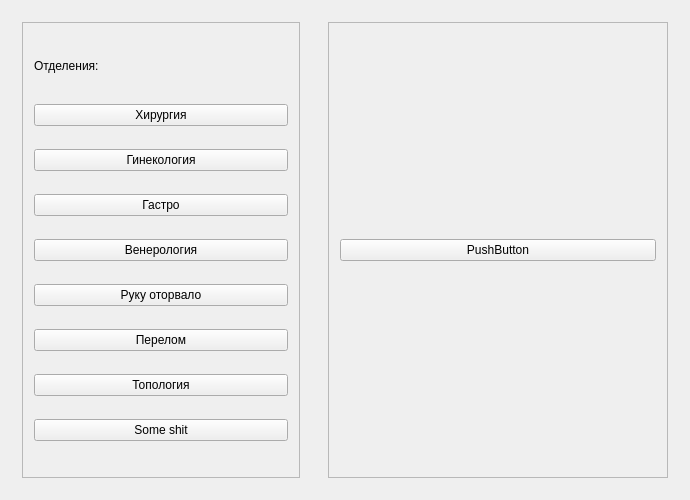
<?xml version="1.0" encoding="UTF-8"?>
<ui version="4.0">
 <class>MainWidget</class>
 <widget class="QWidget" name="MainWidget">
  <property name="geometry">
   <rect>
    <x>0</x>
    <y>0</y>
    <width>690</width>
    <height>500</height>
   </rect>
  </property>
  <property name="windowTitle">
   <string>Widget</string>
  </property>
  <layout class="QGridLayout" name="gridLayout_2">
   <item row="0" column="0">
    <widget class="QWidget" name="Departments" native="true">
     <property name="maximumSize">
      <size>
       <width>300</width>
       <height>16777215</height>
      </size>
     </property>
     <layout class="QVBoxLayout" name="verticalLayout">
      <item>
       <widget class="QScrollArea" name="scrollArea">
        <property name="widgetResizable">
         <bool>true</bool>
        </property>
        <widget class="QWidget" name="scrollAreaWidgetContents">
         <property name="geometry">
          <rect>
           <x>0</x>
           <y>0</y>
           <width>280</width>
           <height>462</height>
          </rect>
         </property>
         <layout class="QVBoxLayout" name="Departments_layout">
          <item>
           <widget class="QLabel" name="label">
            <property name="maximumSize">
             <size>
              <width>16777215</width>
              <height>30</height>
             </size>
            </property>
            <property name="text">
             <string>Отделения:</string>
            </property>
           </widget>
          </item>
          <item>
           <widget class="QPushButton" name="pushButton">
            <property name="text">
             <string>Хирургия</string>
            </property>
           </widget>
          </item>
          <item>
           <widget class="QPushButton" name="pushButton_2">
            <property name="text">
             <string>Гинекология</string>
            </property>
           </widget>
          </item>
          <item>
           <widget class="QPushButton" name="pushButton_3">
            <property name="text">
             <string>Гастро</string>
            </property>
           </widget>
          </item>
          <item>
           <widget class="QPushButton" name="pushButton_4">
            <property name="text">
             <string>Венерология</string>
            </property>
           </widget>
          </item>
          <item>
           <widget class="QPushButton" name="pushButton_5">
            <property name="text">
             <string>Руку оторвало</string>
            </property>
           </widget>
          </item>
          <item>
           <widget class="QPushButton" name="pushButton_6">
            <property name="text">
             <string>Перелом</string>
            </property>
           </widget>
          </item>
          <item>
           <widget class="QPushButton" name="pushButton_7">
            <property name="text">
             <string>Топология</string>
            </property>
           </widget>
          </item>
          <item>
           <widget class="QPushButton" name="pushButton_8">
            <property name="text">
             <string>Some shit</string>
            </property>
           </widget>
          </item>
         </layout>
        </widget>
       </widget>
      </item>
     </layout>
    </widget>
   </item>
   <item row="0" column="1">
    <widget class="QWidget" name="List_of_beds" native="true">
     <layout class="QGridLayout" name="gridLayout">
      <item row="0" column="0">
       <widget class="QScrollArea" name="scrollArea_2">
        <property name="widgetResizable">
         <bool>true</bool>
        </property>
        <widget class="QWidget" name="scrollAreaWidgetContents_2">
         <property name="geometry">
          <rect>
           <x>0</x>
           <y>0</y>
           <width>346</width>
           <height>462</height>
          </rect>
         </property>
         <layout class="QGridLayout" name="Beds_layout">
          <item row="0" column="0">
           <widget class="QPushButton" name="pushButton_9">
            <property name="text">
             <string>PushButton</string>
            </property>
           </widget>
          </item>
         </layout>
        </widget>
       </widget>
      </item>
     </layout>
    </widget>
   </item>
  </layout>
 </widget>
 <layoutdefault spacing="6" margin="11"/>
 <resources/>
 <connections/>
</ui>
